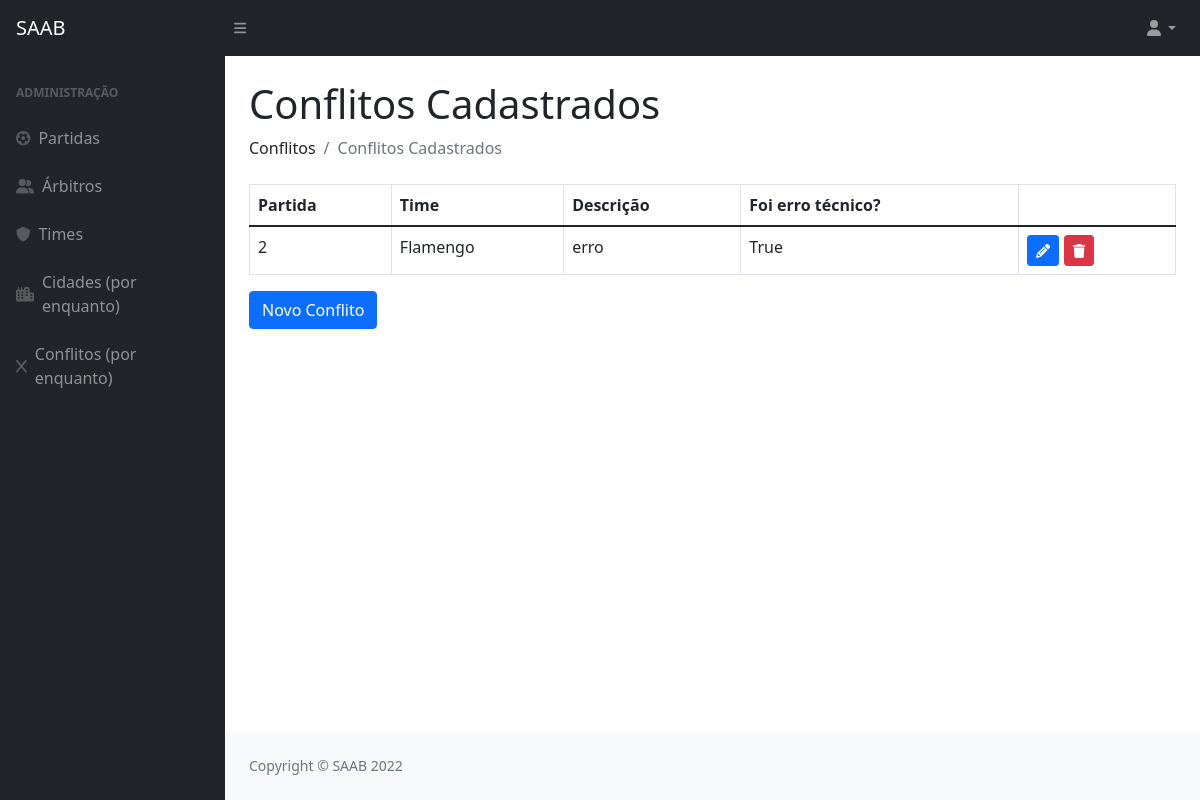
The app's page /conflitos/, older data.
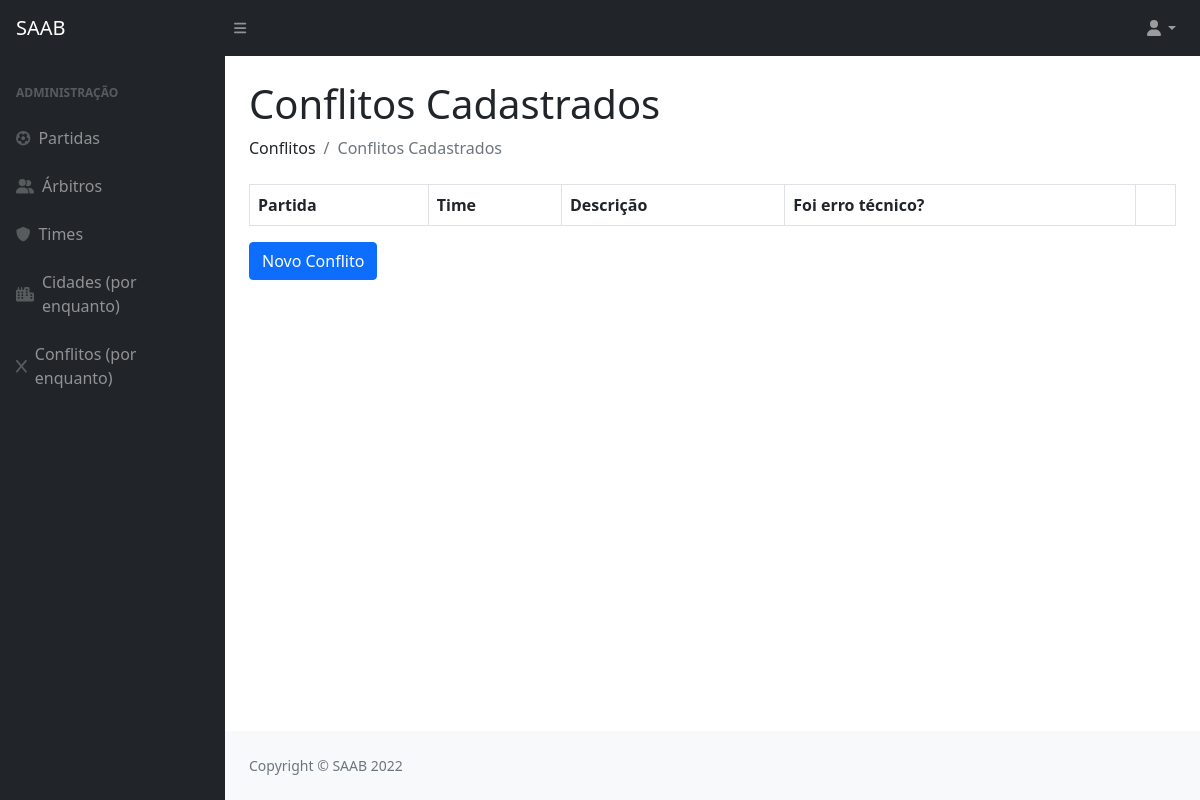
The same page, newer data.
### privado/models.py (models this page shows)
class Conflito(models.Model):
    codigo = models.AutoField(primary_key=True)
    partida = models.ForeignKey(Partida, on_delete=models.CASCADE)
    time = models.ForeignKey(Time, on_delete=models.CASCADE)
    descricao = models.TextField(max_length=260)
    errotecnico = models.BooleanField()

class Partida(models.Model):
    codigo = models.AutoField(primary_key=True)
    usuario = models.ForeignKey(Usuario, on_delete=models.CASCADE)
    arbitro = models.ForeignKey(Arbitro, on_delete=models.CASCADE)
    visitante  = models.ForeignKey(Time, on_delete=models.CASCADE, related_name='visitante')
    local  = models.ForeignKey(Time, on_delete=models.CASCADE, related_name='local')
    data = models.DateField()
    def __str__(self):
        return str(self.codigo)

class Time(models.Model):
    codigo = models.AutoField(primary_key=True)
    nome = models.CharField(max_length=100)
    cidade = models.ForeignKey(Cidade, on_delete=models.CASCADE)
    def __str__(self):
        return (self.nome)

### privado/views.py (the view)
# urls.py: path('conflitos/', conflitos , name="url_conflitos"),
def conflitos(request):
    conflito = Conflito.objects.all()
    parametros = {"conflito": conflito}
    return render(request, "SAAB/conflitos.html", parametros)

### privado/templates/SAAB/conflitos.html (shortened to what this page needs)
{% extends 'SAAB/layout.html' %}
{% block conteudo %}
{% load static %}
{% load crispy_forms_tags %}
<!DOCTYPE html>
<html lang="en">
    <head>
    </head>
    <body>
      <h1 class="mt-4">Conflitos Cadastrados</h1>
      <ol class="breadcrumb mb-4">
        <li class="breadcrumb-item">Conflitos</li>
        <li class="breadcrumb-item active">Conflitos Cadastrados</li>
      </ol>
      <table class="table table-bordered">
        <thead>
          <tr>
            <th>Partida</th>
            <th>Time</th>
            <th>Descrição</th>
            <th>Foi erro técnico?</th>
            <th></th>
          </tr>
        </thead>
        {% for i in conflito %}
        <tr>
          <td>{{ i.partida }}</td>
          <td>{{ i.time }}</td>
          <td>{{ i.descricao }}</td>
          <td>{{ i.errotecnico }}</td>
          <td>
            <a href="{% url 'url_updateConflito' i.codigo %}"><button class="btn btn-primary btn-sm"><i class="fas fa-pencil"></i></button></a>
            <a href="{% url 'url_deleteConflito' i.codigo %}"><button class="btn btn-danger btn-sm"><i class="fas fa-trash"></i></button></a>
          </td>
        </tr>
        {% endfor %}
      </table>
      <a href="{% url 'url_formConflito' %}"><button  class="btn btn-primary">Novo Conflito</button></a>
    </body>
  </html>
{% endblock %}

Row changes from the older to the newer data that the page shows:
removed Conflito: partida "2", time "Flamengo", descricao "erro", errotecnico "True"
